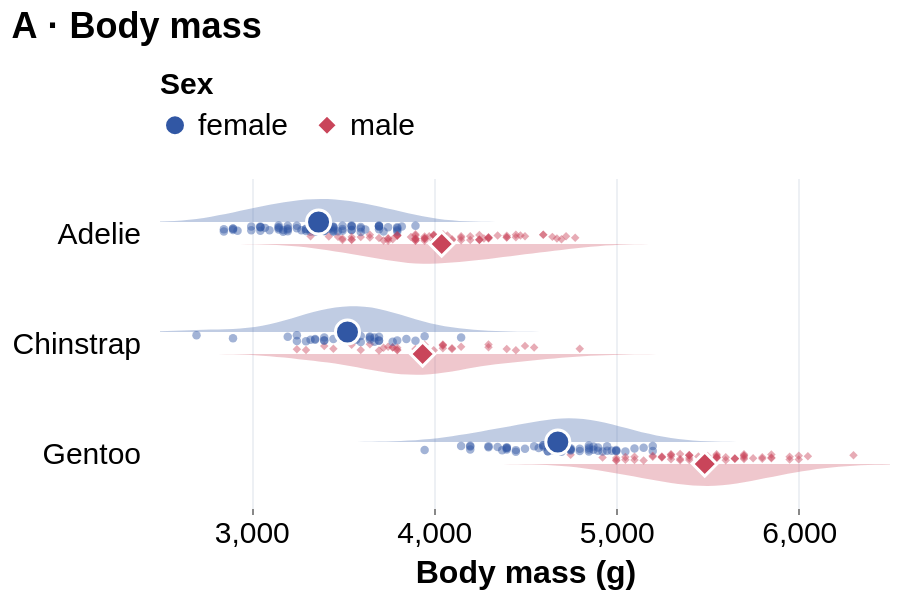

Vega-Lite specification stored for this chart:
### Vega-Lite specification from a JSON file in a GitHub repository (floating-point values rounded to 4 significant figures; data arrays with more than 128 entries replaced by an {"elided": "..."} marker saying what was removed)
{"$schema": "https://vega.github.io/schema/vega-lite/v6.json", "data": {"values": {"elided": "333 records"}}, "width": 365, "height": 165, "title": "A · Body mass", "encoding": {"x": {"field": "body_mass_g", "type": "quantitative", "title": "Body mass (g)", "scale": {"domain": [2500, 6500], "zero": false}, "axis": {"tickCount": 5}}, "y": {"field": "rowY", "type": "quantitative", "title": null, "scale": {"domain": [-0.5, 2.5], "reverse": true}, "axis": {"values": [0, 1, 2], "grid": false, "ticks": false, "labelPadding": 10, "labelExpr": "['Adelie','Chinstrap','Gentoo'][datum.value]"}}}, "layer": [{"transform": [{"density": "body_mass_g", "groupby": ["species", "sex"], "bandwidth": 180, "extent": [2500, 6500], "steps": 100, "as": ["body_mass_g", "density"]}, {"as": "speciesRow", "calculate": "datum.species === 'Adelie' ? 0 : datum.species === 'Chinstrap' ? 1 : 2"}, {"as": "side", "calculate": "datum.sex === 'female' ? -1 : 1"}, {"as": "rowY", "calculate": "datum.speciesRow + datum.side * 0.1"}, {"as": "edgeY", "calculate": "datum.rowY + datum.side * datum.density * 180"}], "mark": {"type": "area", "orient": "vertical", "opacity": 0.3}, "encoding": {"x": {"field": "body_mass_g", "type": "quantitative", "title": "Body mass (g)", "scale": {"domain": [2500, 6500], "zero": false}, "axis": {"tickCount": 5}}, "y": {"field": "edgeY", "type": "quantitative", "stack": null}, "y2": {"field": "rowY"}, "color": {"field": "sex", "type": "nominal", "title": "Sex", "scale": {"domain": ["female", "male"], "range": ["#3157a4", "#c9455a"]}}, "detail": [{"field": "species"}, {"field": "sex"}]}}, {"transform": [{"as": "speciesRow", "calculate": "datum.species === 'Adelie' ? 0 : datum.species === 'Chinstrap' ? 1 : 2"}, {"as": "side", "calculate": "datum.sex === 'female' ? -1 : 1"}, {"as": "rowY", "calculate": "datum.speciesRow + datum.side * 0.1"}, {"as": "pointY", "calculate": "datum.rowY - datum.side * (0.03 + (datum.row * 73 % 101) / 100 * 0.06)"}], "mark": {"type": "point", "filled": true, "size": 18, "opacity": 0.45}, "encoding": {"color": {"field": "sex", "type": "nominal", "title": "Sex", "scale": {"domain": ["female", "male"], "range": ["#3157a4", "#c9455a"]}}, "shape": {"field": "sex", "type": "nominal", "title": "Sex", "scale": {"domain": ["female", "male"], "range": ["circle", "diamond"]}}, "tooltip": [{"field": "species"}, {"field": "sex"}, {"field": "body_mass_g", "type": "quantitative", "title": "Body mass (g)"}], "y": {"field": "pointY", "type": "quantitative"}}}, {"mark": {"type": "point", "filled": true, "size": 145, "opacity": 1, "stroke": "white", "strokeWidth": 1.5}, "encoding": {"color": {"field": "sex", "type": "nominal", "title": "Sex", "scale": {"domain": ["female", "male"], "range": ["#3157a4", "#c9455a"]}}, "shape": {"field": "sex", "type": "nominal", "title": "Sex", "scale": {"domain": ["female", "male"], "range": ["circle", "diamond"]}}, "x": {"field": "body_mass_g", "type": "quantitative", "title": "Body mass (g)", "scale": {"domain": [2500, 6500], "zero": false}, "axis": {"tickCount": 5}, "aggregate": "mean"}, "tooltip": [{"field": "species"}, {"field": "sex"}, {"field": "body_mass_g", "aggregate": "mean", "type": "quantitative", "title": "Mean", "format": ".1f"}]}, "transform": [{"as": "speciesRow", "calculate": "datum.species === 'Adelie' ? 0 : datum.species === 'Chinstrap' ? 1 : 2"}, {"as": "side", "calculate": "datum.sex === 'female' ? -1 : 1"}, {"as": "rowY", "calculate": "datum.speciesRow + datum.side * 0.1"}]}], "config": {"font": "Arial", "background": "white", "view": {"stroke": null}, "axis": {"labelFontSize": 15, "titleFontSize": 16, "gridColor": "#edf0f4", "domain": false, "tickSize": 3}, "legend": {"orient": "top", "labelFontSize": 15, "titleFontSize": 15, "symbolSize": 110, "symbolOpacity": 1, "titleLimit": 400}, "title": {"fontSize": 18, "anchor": "start", "offset": 12}}}
